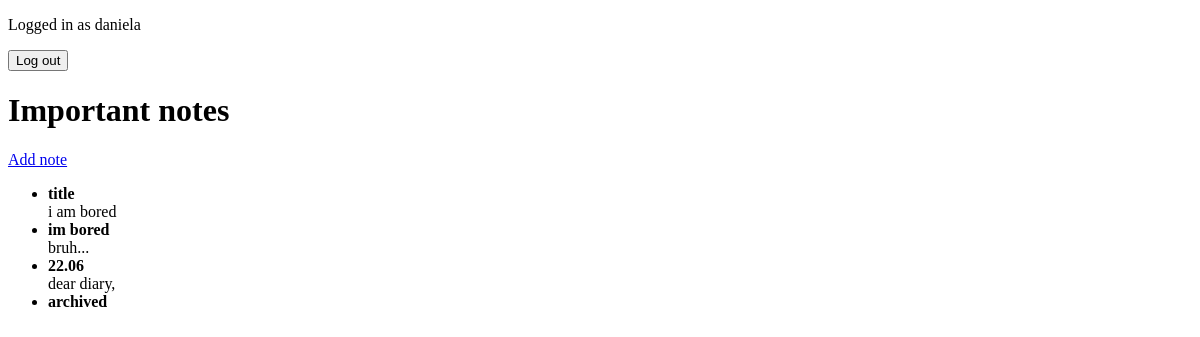
The page /important/ (signed in) on the database as committed earlier.
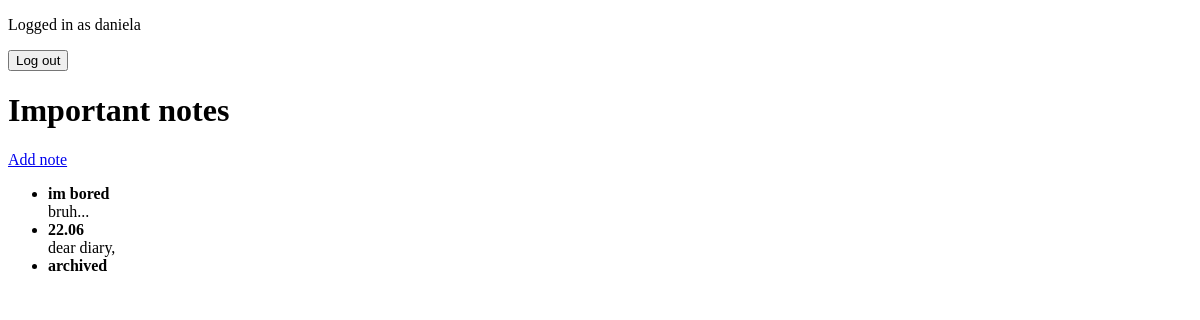
The same page on the database as committed later.
### notes/models.py (models this page shows, shortened)
class Note(models.Model):
    title = models.CharField(max_length=100, blank=True)
    text = HTMLField()
    date = models.DateTimeField(auto_now=True)
    important = models.BooleanField(default=False)
    archive = models.BooleanField(default=False)
    user = models.ForeignKey(User, on_delete=models.CASCADE)

### notes/views.py (the view)
# urls.py: path('important/', views.important, name='important'),
def important(request):
    important = Note.objects.filter(user=request.user, important=True)
    return render(request, 'notes/important.html', {'important': important})

### notes/templates/notes/important.html (shortened to what this page needs)
<!DOCTYPE html>
<html>
<head>
</head>
<body>
    <div>
        {% extends 'notes/base.html' %}
        {% block content %}
        <h1>Important notes</h1>
        <a href="{% url 'add' %}">Add note</a>
        <ul>
            {% for note in important %}
            <li>
                {% if note.title %} <b>{{ note.title }}</b> <br>{% endif %}
                {{ note.text }}
            </li>
            {% endfor %}
        </ul>
        {% endblock %}

Rows that differ between the two databases and show on the page:
no longer on this page (row edited): Note: title "title", text "i am bored"
